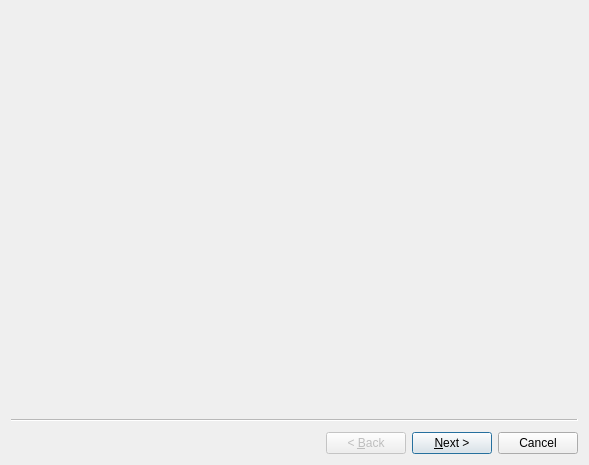
<?xml version="1.0" encoding="UTF-8"?>
<ui version="4.0">
 <class>KEndingBalanceDlgDecl</class>
 <widget class="QWizard" name="KEndingBalanceDlgDecl">
  <property name="geometry">
   <rect>
    <x>0</x>
    <y>0</y>
    <width>589</width>
    <height>465</height>
   </rect>
  </property>
  <property name="windowTitle">
   <string>Reconciliation Wizard</string>
  </property>
  <widget class="CheckingStartWizardPage" name="m_startPageCheckings">
  </widget>
  <widget class="PreviousPostponeWizardPage" name="m_pagePreviousPostpone">
  </widget>
  <widget class="CheckingStatementInfoWizardPage" name="m_statementInfoPageCheckings">
  </widget>
  <widget class="InterestChargeCheckingsWizardPage" name="m_interestChargeCheckings">
  </widget>
 </widget>
 <layoutdefault spacing="6" margin="11"/>
 <customwidgets>
  <customwidget>
   <class>KComboBox</class>
   <extends>QComboBox</extends>
   <header>kcombobox.h</header>
  </customwidget>
  <customwidget>
   <class>kMyMoneyDateInput</class>
   <extends>QFrame</extends>
   <header>kmymoneydateinput.h</header>
  </customwidget>
  <customwidget>
   <class>KMyMoneyCategory</class>
   <extends>KComboBox</extends>
   <header>kmymoneycategory.h</header>
  </customwidget>
  <customwidget>
   <class>kMyMoneyEdit</class>
   <extends>QFrame</extends>
   <header>kmymoneyedit.h</header>
  </customwidget>
  <customwidget>
   <class>KMyMoneyPayeeCombo</class>
   <extends>KComboBox</extends>
   <header>kmymoneymvccombo.h</header>
   <container>1</container>
  </customwidget>
  <customwidget>
   <class>kMyMoneyAccountSelector</class>
   <extends>QWidget</extends>
   <header>kmymoneyaccountselector.h</header>
  </customwidget>
  <customwidget>
   <class>CheckingStatementInfoWizardPage</class>
   <extends>QWizardPage</extends>
   <header>checkingstatementinfowizardpage.h</header>
   <container>1</container>
  </customwidget>
  <customwidget>
   <class>PreviousPostponeWizardPage</class>
   <extends>QWizardPage</extends>
   <header>previouspostponewizardpage.h</header>
   <container>1</container>
  </customwidget>
  <customwidget>
   <class>InterestChargeCheckingsWizardPage</class>
   <extends>QWizardPage</extends>
   <header>interestchargecheckingswizardpage.h</header>
   <container>1</container>
  </customwidget>
  <customwidget>
   <class>CheckingStartWizardPage</class>
   <extends>QWizardPage</extends>
   <header>checkingstartwizardpage.h</header>
   <container>1</container>
  </customwidget>
 </customwidgets>
 <resources/>
 <connections/>
</ui>
